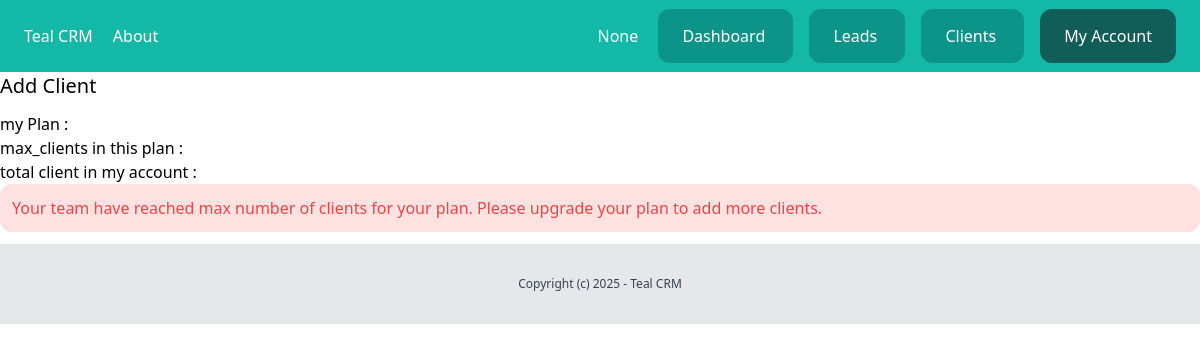
Before: /dashboard/clients/add-client/ (signed in) with the older database file.
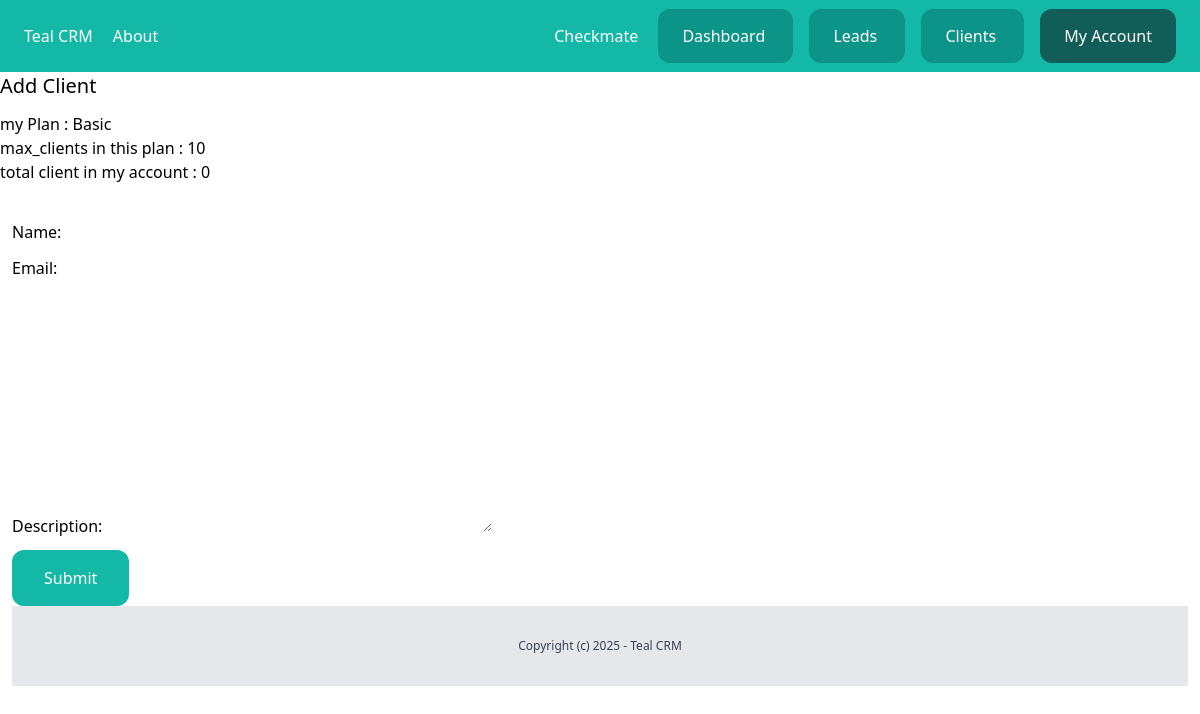
After: the same page with the newer database file.
### team/models.py (models this page shows, shortened)
class Team(models.Model):
    plan = models.ForeignKey(Plan,related_name='teams',on_delete=models.CASCADE, null=True, blank=True)
    name = models.CharField(max_length=255)
    created_by = models.ForeignKey(User,related_name='created_teams' ,on_delete=models.CASCADE)
    created_at = models.DateTimeField(auto_now_add=True)
    members = models.ManyToManyField(User)
    def __str__(self):
        return self.name

class Plan(models.Model):
    name = models.CharField(max_length=50)
    price = models.IntegerField()
    description = models.TextField(blank=True,null=True)
    max_leads = models.IntegerField()
    max_clients = models.IntegerField()

### client/views.py (the view)
# urls.py: path('add-client/', views.clients_add, name='add'),
@login_required
def clients_add(request):
    user_profile = getattr(request.user, 'userprofile', None)
    active_team = user_profile.active_team if user_profile and user_profile.active_team else Team.objects.filter(created_by=request.user).first()
    if request.method =='POST':
        form = AddClientForm(request.POST)
        if form.is_valid():
            client = form.save(commit = False)
            client.created_by = request.user
            client.team = active_team
            client.save()
            messages.success(request,'New Client was created')
            return redirect('clients:list')
    else:
        form= AddClientForm()
    return render(request, 'clients/client_add.html',{'form':form,'active_team':active_team})

### client/forms.py
class AddClientForm(forms.ModelForm):
    class Meta:
        model=Client
        fields=('name','email','description')

### team/context_processors.py (called while the page is built)
def active_team(request):
    active_team = None  # Default to None
    if request.user.is_authenticated:
        user_profile = getattr(request.user, 'userprofile', None)  # Safely access userprofile
        if user_profile and user_profile.active_team:
            active_team = user_profile.active_team
        else:
            active_team = Team.objects.filter(created_by=request.user).first()
    return {'active_team': active_team}

### client/templates/clients/client_add.html (shortened to what this page needs)
{% extends 'core/base.html' %}
{% block content %}
<h1 class="text-xl mb-3">Add Client</h1>
my Plan : {{active_team.plan.name}} <br>
max_clients in this plan : {{active_team.plan.max_clients}} <br>
total client in my account : {{active_team.clients.count}} <br>
{% if active_team.plan.max_clients > active_team.clients.count %}
<div class="px-3 py-6">
    <form method="POST" action="." class="space-y-3">
        {{form.as_p}}
        <button class="py-4 px-8 bg-teal-500 text-white rounded-xl">Submit</button>
    </form>
    {% else %}
    <div class="bg-red-100 text-red-500 p-3 rounded-xl mb-3">
        Your team have reached max number of clients for your plan. Please upgrade your plan to add more clients.
    </div>
    {% endif %}
    {% endblock %}

### core/templates/core/partials/nav.html (shortened to what this page needs)
<nav class="px-6 py-6 bg-teal-500 flex justify-between">
    <div class="space-x-4">
        <a href="/" class="text-white">
            Teal CRM
        </a>
        <a href="{% url 'about' %}" class="text-white">
            About
        </a>
    </div>
    <div class="space-x-4">
        {% if request.user.is_authenticated %}
        <a href="{% url 'team:detail' active_team.id %}" class="text-white">
            {{active_team}}
        </a>
        <a href="{% url 'dashboard:index' %}" class="py-4 px-6 bg-teal-600 rounded-xl text-white">
            Dashboard
        </a>
        <a href="{% url 'leads:list' %}" class="py-4 px-6 bg-teal-600 rounded-xl text-white">
            Leads
        </a>
        <a href="{% url 'clients:list' %}" class="py-4 px-6 bg-teal-600 rounded-xl text-white">
            Clients
        </a>
        <a href="{% url 'userprofile:myaccount' %}" class="py-4 px-6 bg-teal-800 rounded-xl text-white">
            My Account
        </a>
        {% endif %}
    </div>
</nav>

Changed rows visible on the page:
added Team: name "Checkmate", plan.name "Basic", plan.max_clients "10", clients.count "0"
Other visible differences:
{{ active_team }}: "None" → (not shown)
text no longer shown: "Your team have reached max number of clients for your plan. Please upgrade your plan to add more clients."
text now shown: "Name: Email: Description: Submit"
